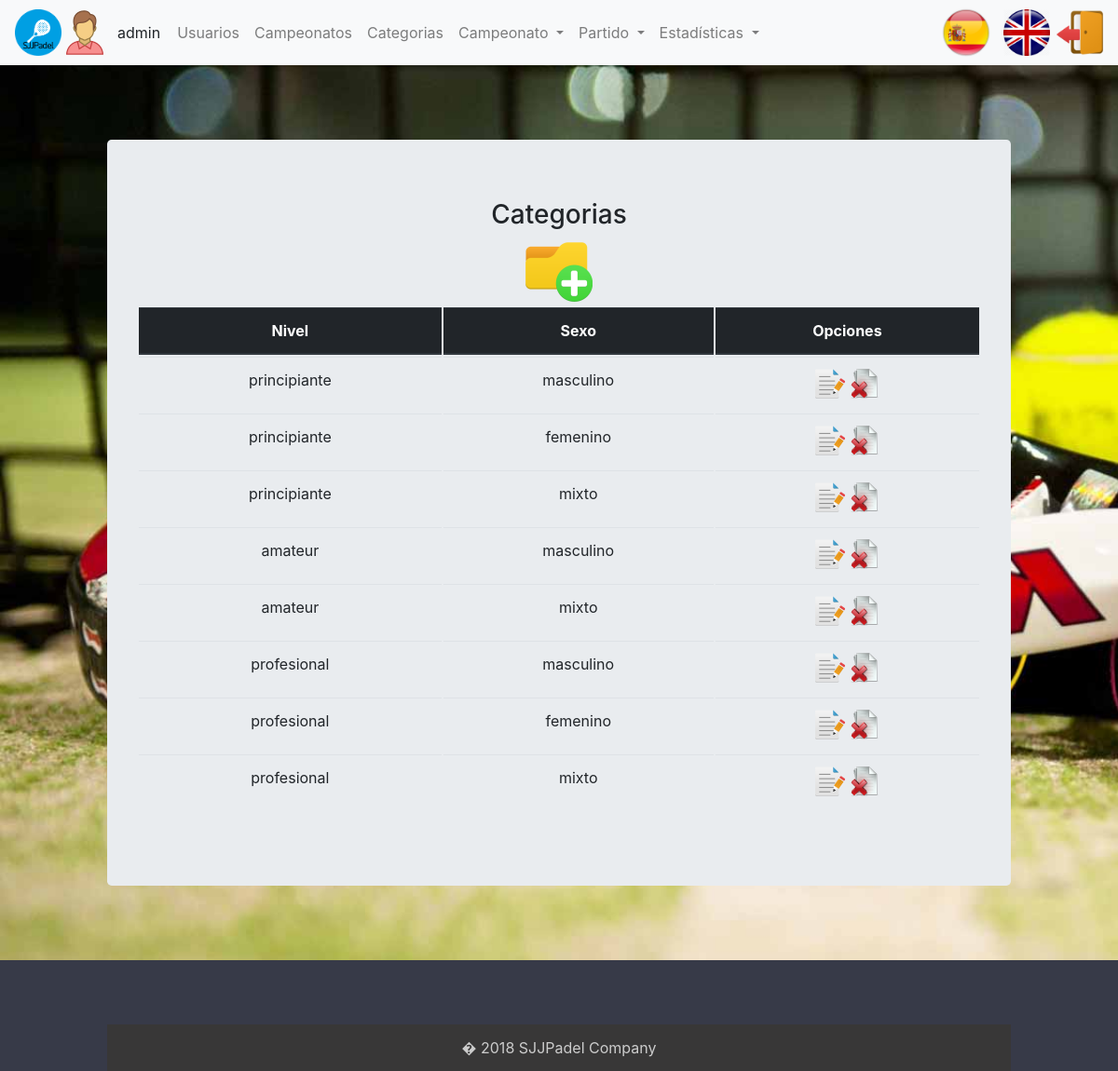
Screenshot of /index.php?controller=category&action=showall (signed in) with the database file from the repository.
### tables this page shows
CREATE TABLE `usuario` (
  `login` varchar(20) NOT NULL,
  `nombre` varchar(20) NOT NULL,
  `apellidos` varchar(45) DEFAULT NULL,
  `pass` varchar(20) DEFAULT NULL,
  `rol` char(1) DEFAULT NULL,
  `genero` varchar(10) DEFAULT NULL
);

CREATE TABLE `categoria` (
  `idCategoria` int(11) NOT NULL,
  `nivel` varchar(20) NOT NULL,
  `sexo` varchar(20) NOT NULL
);

### core/ViewManager.php (called while the page is built, shortened)
<?php
class ViewManager
{
    private $fragmentContents = array();
    private $variables = array();
    private $currentFragment = self::DEFAULT_FRAGMENT;
    private $layout = "default";
    private function saveCurrentFragment()
    {
        $this->fragmentContents[$this->currentFragment] .= ob_get_contents();
    }
    public function moveToFragment($name)
    {
        $this->currentFragment = $name;
    }
    public function getFragment($fragment, $default = "")
    {
        if (! isset($this->fragmentContents[$fragment])) {
            return $default;
        }
        return $this->fragmentContents[$fragment];
    }
    public function setVariable($varname, $value, $flash = false)
    {
        $this->variables[$varname] = $value;
    }
    public function getVariable($varname, $default = NULL)
    {
        if (! isset($this->variables[$varname])) {
            return $default;
        }
        return $this->variables[$varname];
    }
    public function render($controller, $viewname)
    {
        include (__DIR__ . "/../view/$controller/$viewname.php");
        $this->renderLayout();
    }
    private function renderLayout()
    {
        include (__DIR__ . "/../view/layouts/" . $this->layout . ".php");
    }
    private static $viewmanager_singleton = NULL;
    public static function getInstance()
    {
        if (self::$viewmanager_singleton == null) {
            self::$viewmanager_singleton = new ViewManager();
        }
        return self::$viewmanager_singleton;
    }
}

### controller/CategoryController.php (called while the page is built, shortened)
<?php
require_once (__DIR__ . "/../core/ViewManager.php");
require_once (__DIR__ . "/../core/I18n.php");
require_once (__DIR__ . "/../model/Category.php");
require_once (__DIR__ . "/../model/CategoryMapper.php");
require_once (__DIR__ . "/../controller/BaseController.php");
class CategoryController extends BaseController
{
    private $categoryMapper;
    public function __construct()
    {
        parent::__construct();
        $this->categoryMapper = new CategoryMapper();
    }
    public function showall()
    {
        $categories = $this->categoryMapper->getCategorias();
        $this->view->setVariable("categories", $categories);
        $this->view->render("category", "showall");
    }
}

### index.php (called while the page is built, shortened)
<?php
function run()
{
    try {
        $controller = loadController($_GET["controller"]);
        $actionName = $_GET["action"];
        $controller->$actionName();
    } catch (Exception $ex) {
        die("An exception occured!!!!!" . $ex->getMessage());
    }
}
function loadController($controllerName)
{
    return new $controllerClassName();
}
run();
?>

### core/I18n.php (called while the page is built, shortened)
<?php
class I18n
{
    private $messages;
    public function setLanguage($language)
    {
        $this->messages = $i18n_messages;
    }
    public function i18n($key)
    {
        if (isset($this->messages[$key])) {
            return $this->messages[$key];
        } else {
            return $key;
        }
    }
    private static $i18n_singleton = null;
    public static function getInstance()
    {
        if (self::$i18n_singleton == NULL) {
            self::$i18n_singleton = new I18n();
        }
        return self::$i18n_singleton;
    }
}
function i18n($key)
{
    return I18n::getInstance()->i18n($key);
}

### model/Category.php (called while the page is built, shortened)
<?php
class Category
{
    private $id;
    private $nivel;
    private $sexo;
    public function __construct($id = NULL, $nivel = NULL, $sexo = NULL)
    {
        $this->id = $id;
        $this->nivel = $nivel;
        $this->sexo = $sexo;
    }
    public function getId()
    {
        return $this->id;
    }
    public function getNivel()
    {
        return $this->nivel;
    }
    public function getSexo()
    {
        return $this->sexo;
    }
}

### model/CategoryMapper.php (called while the page is built, shortened)
<?php
require_once (__DIR__ . "/../core/PDOConnection.php");
class CategoryMapper
{
    private $db;
    public function __construct()
    {
        $this->db = PDOConnection::getInstance();
    }
    public function getCategorias()
    {
        $stmt = $this->db->prepare("SELECT * FROM categoria");
        $stmt->execute();
        $toret_db = $stmt->fetchAll(PDO::FETCH_ASSOC);
        $categoriesToret = array();
        foreach ($toret_db as $category) {
            array_push($categoriesToret, new Category($category["idCategoria"], $category["nivel"], $category["sexo"]));
        }
        return $categoriesToret;
    }
}

### core/PDOConnection.php (called while the page is built)
<?php
class PDOConnection
{
    private static $dbhost = "localhost";
    private static $dbname = "sjjpadel";
    private static $dbuser = "abp";
    private static $dbpass = "abp";
    private static $db_singleton = null;
    public static function getInstance()
    {
        if (self::$db_singleton == null) {
            self::$db_singleton = new PDO("mysql:host=" . self::$dbhost . ";dbname=" . self::$dbname . ";charset=utf8",
            self::$dbuser, self::$dbpass, array(
                PDO::ATTR_EMULATE_PREPARES => false,
                PDO::ATTR_ERRMODE => PDO::ERRMODE_EXCEPTION
            ));
        }
        return self::$db_singleton;
    }
}
?>

### model/UserMapper.php (called while the page is built, shortened)
<?php
require_once (__DIR__ . "/../core/PDOConnection.php");
class UserMapper
{
    private $db;
    public function __construct()
    {
        $this->db = PDOConnection::getInstance();
    }
    public function getDatos($login)
    {
        $stmt = $this->db->prepare("SELECT * FROM usuario where login=?");
        $stmt->execute(array(
            $login
        ));
        $toret_db = $stmt->fetchAll(PDO::FETCH_ASSOC);
        $user = null;
        foreach ($toret_db as $datos) {
            $user = new User($datos['login'], $datos['nombre'], $datos['apellidos'], $datos['pass'], $datos['rol'], $datos['genero']);
        }
        return $user;
    }
}

### controller/BaseController.php (called while the page is built, shortened)
<?php
require_once (__DIR__ . "/../core/ViewManager.php");
require_once (__DIR__ . "/../core/I18n.php");
require_once (__DIR__ . "/../model/User.php");
require_once (__DIR__ . "/../model/UserMapper.php");
class BaseController
{
    public function __construct()
    {
        if (isset($_SESSION["currentuser"])) {
            $userMapper = new UserMapper();
            $datosUser = $userMapper->getDatos($_SESSION["currentuser"]);
        }
    }
}

### view/category/showall.php (the view, shortened to what this page needs)
<?php
require_once (__DIR__ . "/../../core/ViewManager.php");
$view = ViewManager::getInstance();
$categories = $view->getVariable("categories");
$cabecera = array(
    "Level",
    "Sex"
);
?>
<h3><?= i18n("Categories"); ?></h3>
<a href="index.php?controller=category&amp;action=add"> <img
	src="images/addCategory.png" class="img-fluid" alt="Responsive image">
</a>
<table class="table">
	<thead class="thead-dark">
		<tr>
      <?php foreach($cabecera as $valor) { ?>
        <th scope="col">
          <?php echo i18n($valor); ?>
        </th>
      <?php } ?>
      <th scope="col" colspan="2">
        <?= i18n("Options"); ?>
      </th>
		</tr>
	</thead>
	<tbody>
      <?php foreach( $categories as $category ) { ?>
        <tr>
			<td>
              <?php echo $category->getNivel() ; ?>
            </td>
			<td>
              <?php echo $category->getSexo() ; ?>
            </td>
			<td><a
				href="index.php?controller=category&amp;action=edit&amp;id=<?php echo $category->getId() ?>">
					<img src="images/editShowall.png" class="img-fluid"
					alt="Responsive image">
			</a> <a
				href="index.php?controller=category&amp;action=delete&amp;id=<?php echo $category->getId() ?>">
					<img src="images/deleteShowall.png" class="img-fluid"
					alt="Responsive image">
			</a></td>
		<tr>
      <?php } ?>
	</tbody>
</table>

### view/layouts/default.php (shortened to what this page needs)
<?php
$view = ViewManager::getInstance();
$currentuser = $view->getVariable("currentusername");
$currentGender = $view->getVariable("currentGender");
$currentRol = $view->getVariable("currentRol");
?>
<!DOCTYPE html>
<html lang="en">
<head>
<link rel="stylesheet"
	href="https://maxcdn.bootstrapcdn.com/bootstrap/4.0.0/css/bootstrap.min.css"
>
<link rel="stylesheet"
	href="https://use.fontawesome.com/releases/v5.5.0/css/all.css"
>
	<link rel="stylesheet" href="css/style.css" type="text/css">
</head>
<body>
	<div class="contenedor">
		<nav class="navbar navbar-expand-lg navbar-light bg-light">
			<img class="img-circle icono" src="images/icono.png">
		<?php if (isset($currentuser)): ?>
			<img class="icono" src="images/<?php echo $currentGender; ?>.png"> <span
				class="username">
				<?= sprintf(i18n("%s"), $currentuser) ?>
			</span>
		<?php endif ?>
			<div class="collapse navbar-collapse" id="navbarSupportedContent">
				<ul class="navbar-nav mr-auto">
				<?php if($currentRol == 'a'): ?>
					<li class="nav-item"><a class="nav-link"
						href="index.php?controller=users&amp;action=showall"><?= i18n("Users") ?></a>
					</li>
				<?php endif ?>
				<?php if($currentRol == 'a'): ?>
					<li class="nav-item"><a class="nav-link"
						href="index.php?controller=championship&amp;action=showall"><?= i18n("Championships") ?></a>
					</li>
				<?php endif ?>
				<?php if($currentRol == 'a'): ?>
					<li class="nav-item"><a class="nav-link"
						href="index.php?controller=category&amp;action=showall"><?= i18n("Categories") ?></a>
					</li>
				<?php endif ?>
				<?php if($currentRol == 'd' || $currentRol == 'a' || $currentRol == 'e'): ?>
					<li class="nav-item dropdown"><a class="nav-link dropdown-toggle"
						href="#" id="navbarDropdown" role="button" data-toggle="dropdown"
						aria-haspopup="true" aria-expanded="false">
							<?php echo i18n("Championship") ?>
						</a>
						</li>
				<?php endif ?>
				<?php if($currentRol == 'd' || $currentRol == 'a' || $currentRol == 'e'): ?>
					<li class="nav-item dropdown"><a class="nav-link dropdown-toggle"
						href="#" id="navbarDropdown" role="button" data-toggle="dropdown"
						aria-haspopup="true" aria-expanded="false">
							<?php echo i18n("Match") ?>
						</a>
						</li>
					<li class="nav-item dropdown"><a class="nav-link dropdown-toggle"
						href="#" id="navbarDropdown" role="button" data-toggle="dropdown"
						aria-haspopup="true" aria-expanded="false">
							<?php echo i18n("Statistics") ?>
						</a>
						</li>
				<?php endif ?>
				</ul>
			</div>
			<li class="nav-item">
			<?php include(__DIR__."/language_select_element.php"); ?>
		</li>
			<li class="nav-item">
			<?php if (isset($currentuser)): ?>
				<a href="index.php?controller=users&amp;action=logout"> <img
					src="images/salir.png" class="rounded icono"
					alt="Im�genes responsive">
			</a>
				<?php endif ?>
			</li>
		</nav>
		<div class="container">
			<div class="jumbotron">
				<?= $view->getFragment(ViewManager::DEFAULT_FRAGMENT) ?>
			</div>
		</div>
		<footer id="myFooter">
			<div class="container">
				<div class="row">
					<div class="col-sm-3 myCols"></div>
				</div>
				<div class="social-networks"></div>
				<div class="footer-copyright">
					<p>� 2018 SJJPadel Company</p>
				</div>
		</footer>
	</div>
</body>
</html>

### css/style.css (style rules this page uses)
body { width: 100%; height: 100%; }
.contenedor { background: url('../images/padel.jpg'); background-size: cover; background-attachment: fixed; }
ul, li { list-style: none; }
#myFooter { margin: 0; padding: 0; background-color: #373a48; color: white; }
#myFooter .footer-copyright { background-color: #383737; padding-top: 3px; padding-bottom: 3px; text-align: center; }
#myFooter .footer-copyright p { margin: 10px; color: #ccc; }
#myFooter .myCols { text-align: center; }
#myFooter .social-networks { text-align: center; padding-top: 30px; padding-bottom: 38px; }
.icono { width: 50px; height: 50px; }
table { border-collapse: inherit; }
.container { margin: 0 auto; max-width: 1000px; }
.jumbotron { margin: 80px 0; text-align: center; }
.username { margin-left: 10px; margin-right: 10px; }

### rows the page displays
usuario: genero (picture)
categoria: nivel "principiante", sexo "masculino"
categoria: nivel "principiante", sexo "femenino"
categoria: nivel "principiante", sexo "mixto"
categoria: nivel "amateur", sexo "masculino"
categoria: nivel "amateur", sexo "mixto"
categoria: nivel "profesional", sexo "masculino"
categoria: nivel "profesional", sexo "femenino"
categoria: nivel "profesional", sexo "mixto"

### other values shown
sprintf(i18n("%s"), $currentuser) "admin"
i18n("Users") "Usuarios"
i18n("Championships") "Campeonatos"
i18n("Categories") "Categorias"
i18n("Championship") "Campeonato"
i18n("Match") "Partido"
i18n("Statistics") "Estadísticas"
i18n($valor) "Nivel"
i18n($valor) "Sexo"
i18n("Options") "Opciones"
